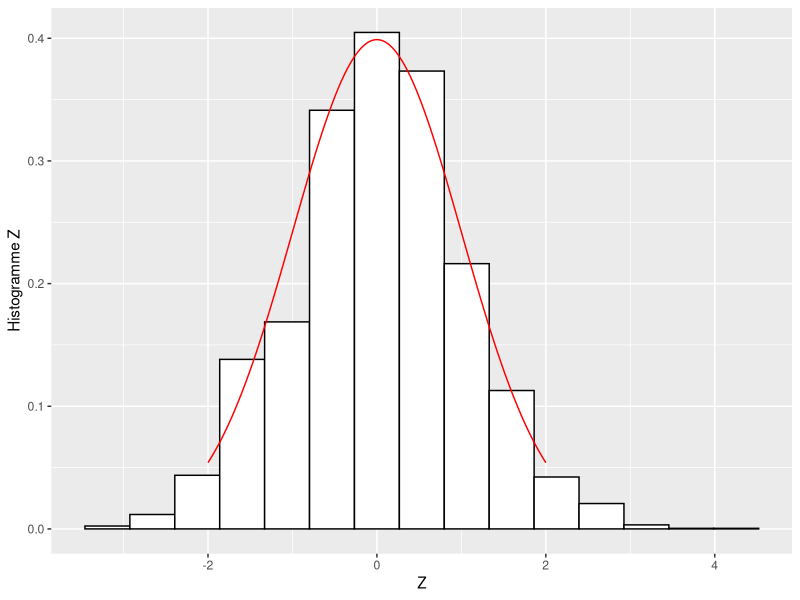

Source code (R):
n <- 50
nobs <- 4000
lesXb <- data.frame(xb <- rep(0, nobs), z <- rep(0, nobs))
lesXb$xb <- replicate(nobs, mean(rbinom(n, size = 5, p = 0.3)))
lesXb$z <- (lesXb$xb - mean(lesXb$xb)) / sd(lesXb$xb)
library(ggplot2)
library(cowplot)
densityNorm = data.frame(x = seq(length = 100, from = -2, to = 2))
densityNorm$y = dnorm(densityNorm$x)
ggplot(lesXb)+ 
  aes(x = z) + 
  geom_histogram(color = "black", 
                 fill = "white", 
                 aes(y= ..density..), 
                 bins = 15) + 
  xlab("Z") + 
  ylab("Histogramme Z") +
  geom_line(data = densityNorm,
            aes(x = x, y = y),
            color = "red")

